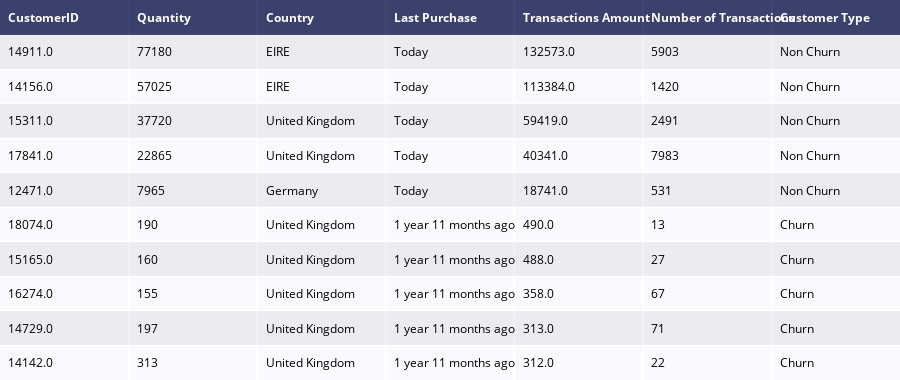

The notebook cell this image was saved under:
### Code cell
fig2 = ff.create_table(cust)
py.iplot(fig2)

### Figure 1 — Plotly figure (JSON) as saved in the notebook; plotly's stock layout.template omitted (floating-point values rounded to 4 significant figures)
{"data": [{"colorscale": [[0, "#00083e"], [0.5, "#ededee"], [1, "#ffffff"]], "hoverinfo": "none", "opacity": 0.75, "showscale": false, "type": "heatmap", "z": [[0, 0, 0, 0, 0, 0, 0], [0.5, 0.5, 0.5, 0.5, 0.5, 0.5, 0.5], [1, 1, 1, 1, 1, 1, 1], [0.5, 0.5, 0.5, 0.5, 0.5, 0.5, 0.5], [1, 1, 1, 1, 1, 1, 1], [0.5, 0.5, 0.5, 0.5, 0.5, 0.5, 0.5], [1, 1, 1, 1, 1, 1, 1], [0.5, 0.5, 0.5, 0.5, 0.5, 0.5, 0.5], [1, 1, 1, 1, 1, 1, 1], [0.5, 0.5, 0.5, 0.5, 0.5, 0.5, 0.5], [1, 1, 1, 1, 1, 1, 1]]}], "layout": {"annotations": [{"align": "left", "font": {"color": "#ffffff"}, "showarrow": false, "text": "<b>CustomerID</b>", "x": -0.45, "xanchor": "left", "xref": "x", "y": 0, "yref": "y"}, {"align": "left", "font": {"color": "#ffffff"}, "showarrow": false, "text": "<b>Quantity</b>", "x": 0.55, "xanchor": "left", "xref": "x", "y": 0, "yref": "y"}, {"align": "left", "font": {"color": "#ffffff"}, "showarrow": false, "text": "<b>Country</b>", "x": 1.55, "xanchor": "left", "xref": "x", "y": 0, "yref": "y"}, {"align": "left", "font": {"color": "#ffffff"}, "showarrow": false, "text": "<b>Last Purchase</b>", "x": 2.55, "xanchor": "left", "xref": "x", "y": 0, "yref": "y"}, {"align": "left", "font": {"color": "#ffffff"}, "showarrow": false, "text": "<b>Transactions Amount</b>", "x": 3.55, "xanchor": "left", "xref": "x", "y": 0, "yref": "y"}, {"align": "left", "font": {"color": "#ffffff"}, "showarrow": false, "text": "<b>Number of Transactions</b>", "x": 4.55, "xanchor": "left", "xref": "x", "y": 0, "yref": "y"}, {"align": "left", "font": {"color": "#ffffff"}, "showarrow": false, "text": "<b>Customer Type</b>", "x": 5.55, "xanchor": "left", "xref": "x", "y": 0, "yref": "y"}, {"align": "left", "font": {"color": "#000000"}, "showarrow": false, "text": "14911.0", "x": -0.45, "xanchor": "left", "xref": "x", "y": 1, "yref": "y"}, {"align": "left", "font": {"color": "#000000"}, "showarrow": false, "text": "77180", "x": 0.55, "xanchor": "left", "xref": "x", "y": 1, "yref": "y"}, {"align": "left", "font": {"color": "#000000"}, "showarrow": false, "text": "EIRE", "x": 1.55, "xanchor": "left", "xref": "x", "y": 1, "yref": "y"}, {"align": "left", "font": {"color": "#000000"}, "showarrow": false, "text": "Today", "x": 2.55, "xanchor": "left", "xref": "x", "y": 1, "yref": "y"}, {"align": "left", "font": {"color": "#000000"}, "showarrow": false, "text": "132573.0", "x": 3.55, "xanchor": "left", "xref": "x", "y": 1, "yref": "y"}, {"align": "left", "font": {"color": "#000000"}, "showarrow": false, "text": "5903", "x": 4.55, "xanchor": "left", "xref": "x", "y": 1, "yref": "y"}, {"align": "left", "font": {"color": "#000000"}, "showarrow": false, "text": "Non Churn", "x": 5.55, "xanchor": "left", "xref": "x", "y": 1, "yref": "y"}, {"align": "left", "font": {"color": "#000000"}, "showarrow": false, "text": "14156.0", "x": -0.45, "xanchor": "left", "xref": "x", "y": 2, "yref": "y"}, {"align": "left", "font": {"color": "#000000"}, "showarrow": false, "text": "57025", "x": 0.55, "xanchor": "left", "xref": "x", "y": 2, "yref": "y"}, {"align": "left", "font": {"color": "#000000"}, "showarrow": false, "text": "EIRE", "x": 1.55, "xanchor": "left", "xref": "x", "y": 2, "yref": "y"}, {"align": "left", "font": {"color": "#000000"}, "showarrow": false, "text": "Today", "x": 2.55, "xanchor": "left", "xref": "x", "y": 2, "yref": "y"}, {"align": "left", "font": {"color": "#000000"}, "showarrow": false, "text": "113384.0", "x": 3.55, "xanchor": "left", "xref": "x", "y": 2, "yref": "y"}, {"align": "left", "font": {"color": "#000000"}, "showarrow": false, "text": "1420", "x": 4.55, "xanchor": "left", "xref": "x", "y": 2, "yref": "y"}, {"align": "left", "font": {"color": "#000000"}, "showarrow": false, "text": "Non Churn", "x": 5.55, "xanchor": "left", "xref": "x", "y": 2, "yref": "y"}, {"align": "left", "font": {"color": "#000000"}, "showarrow": false, "text": "15311.0", "x": -0.45, "xanchor": "left", "xref": "x", "y": 3, "yref": "y"}, {"align": "left", "font": {"color": "#000000"}, "showarrow": false, "text": "37720", "x": 0.55, "xanchor": "left", "xref": "x", "y": 3, "yref": "y"}, {"align": "left", "font": {"color": "#000000"}, "showarrow": false, "text": "United Kingdom", "x": 1.55, "xanchor": "left", "xref": "x", "y": 3, "yref": "y"}, {"align": "left", "font": {"color": "#000000"}, "showarrow": false, "text": "Today", "x": 2.55, "xanchor": "left", "xref": "x", "y": 3, "yref": "y"}, {"align": "left", "font": {"color": "#000000"}, "showarrow": false, "text": "59419.0", "x": 3.55, "xanchor": "left", "xref": "x", "y": 3, "yref": "y"}, {"align": "left", "font": {"color": "#000000"}, "showarrow": false, "text": "2491", "x": 4.55, "xanchor": "left", "xref": "x", "y": 3, "yref": "y"}, {"align": "left", "font": {"color": "#000000"}, "showarrow": false, "text": "Non Churn", "x": 5.55, "xanchor": "left", "xref": "x", "y": 3, "yref": "y"}, {"align": "left", "font": {"color": "#000000"}, "showarrow": false, "text": "17841.0", "x": -0.45, "xanchor": "left", "xref": "x", "y": 4, "yref": "y"}, {"align": "left", "font": {"color": "#000000"}, "showarrow": false, "text": "22865", "x": 0.55, "xanchor": "left", "xref": "x", "y": 4, "yref": "y"}, {"align": "left", "font": {"color": "#000000"}, "showarrow": false, "text": "United Kingdom", "x": 1.55, "xanchor": "left", "xref": "x", "y": 4, "yref": "y"}, {"align": "left", "font": {"color": "#000000"}, "showarrow": false, "text": "Today", "x": 2.55, "xanchor": "left", "xref": "x", "y": 4, "yref": "y"}, {"align": "left", "font": {"color": "#000000"}, "showarrow": false, "text": "40341.0", "x": 3.55, "xanchor": "left", "xref": "x", "y": 4, "yref": "y"}, {"align": "left", "font": {"color": "#000000"}, "showarrow": false, "text": "7983", "x": 4.55, "xanchor": "left", "xref": "x", "y": 4, "yref": "y"}, {"align": "left", "font": {"color": "#000000"}, "showarrow": false, "text": "Non Churn", "x": 5.55, "xanchor": "left", "xref": "x", "y": 4, "yref": "y"}, {"align": "left", "font": {"color": "#000000"}, "showarrow": false, "text": "12471.0", "x": -0.45, "xanchor": "left", "xref": "x", "y": 5, "yref": "y"}, {"align": "left", "font": {"color": "#000000"}, "showarrow": false, "text": "7965", "x": 0.55, "xanchor": "left", "xref": "x", "y": 5, "yref": "y"}, {"align": "left", "font": {"color": "#000000"}, "showarrow": false, "text": "Germany", "x": 1.55, "xanchor": "left", "xref": "x", "y": 5, "yref": "y"}, {"align": "left", "font": {"color": "#000000"}, "showarrow": false, "text": "Today", "x": 2.55, "xanchor": "left", "xref": "x", "y": 5, "yref": "y"}, {"align": "left", "font": {"color": "#000000"}, "showarrow": false, "text": "18741.0", "x": 3.55, "xanchor": "left", "xref": "x", "y": 5, "yref": "y"}, {"align": "left", "font": {"color": "#000000"}, "showarrow": false, "text": "531", "x": 4.55, "xanchor": "left", "xref": "x", "y": 5, "yref": "y"}, {"align": "left", "font": {"color": "#000000"}, "showarrow": false, "text": "Non Churn", "x": 5.55, "xanchor": "left", "xref": "x", "y": 5, "yref": "y"}, {"align": "left", "font": {"color": "#000000"}, "showarrow": false, "text": "18074.0", "x": -0.45, "xanchor": "left", "xref": "x", "y": 6, "yref": "y"}, {"align": "left", "font": {"color": "#000000"}, "showarrow": false, "text": "190", "x": 0.55, "xanchor": "left", "xref": "x", "y": 6, "yref": "y"}, {"align": "left", "font": {"color": "#000000"}, "showarrow": false, "text": "United Kingdom", "x": 1.55, "xanchor": "left", "xref": "x", "y": 6, "yref": "y"}, {"align": "left", "font": {"color": "#000000"}, "showarrow": false, "text": "1 year 11 months ago", "x": 2.55, "xanchor": "left", "xref": "x", "y": 6, "yref": "y"}, {"align": "left", "font": {"color": "#000000"}, "showarrow": false, "text": "490.0", "x": 3.55, "xanchor": "left", "xref": "x", "y": 6, "yref": "y"}, {"align": "left", "font": {"color": "#000000"}, "showarrow": false, "text": "13", "x": 4.55, "xanchor": "left", "xref": "x", "y": 6, "yref": "y"}, {"align": "left", "font": {"color": "#000000"}, "showarrow": false, "text": "Churn", "x": 5.55, "xanchor": "left", "xref": "x", "y": 6, "yref": "y"}, {"align": "left", "font": {"color": "#000000"}, "showarrow": false, "text": "15165.0", "x": -0.45, "xanchor": "left", "xref": "x", "y": 7, "yref": "y"}, {"align": "left", "font": {"color": "#000000"}, "showarrow": false, "text": "160", "x": 0.55, "xanchor": "left", "xref": "x", "y": 7, "yref": "y"}, {"align": "left", "font": {"color": "#000000"}, "showarrow": false, "text": "United Kingdom", "x": 1.55, "xanchor": "left", "xref": "x", "y": 7, "yref": "y"}, {"align": "left", "font": {"color": "#000000"}, "showarrow": false, "text": "1 year 11 months ago", "x": 2.55, "xanchor": "left", "xref": "x", "y": 7, "yref": "y"}, {"align": "left", "font": {"color": "#000000"}, "showarrow": false, "text": "488.0", "x": 3.55, "xanchor": "left", "xref": "x", "y": 7, "yref": "y"}, {"align": "left", "font": {"color": "#000000"}, "showarrow": false, "text": "27", "x": 4.55, "xanchor": "left", "xref": "x", "y": 7, "yref": "y"}, {"align": "left", "font": {"color": "#000000"}, "showarrow": false, "text": "Churn", "x": 5.55, "xanchor": "left", "xref": "x", "y": 7, "yref": "y"}, {"align": "left", "font": {"color": "#000000"}, "showarrow": false, "text": "16274.0", "x": -0.45, "xanchor": "left", "xref": "x", "y": 8, "yref": "y"}, {"align": "left", "font": {"color": "#000000"}, "showarrow": false, "text": "155", "x": 0.55, "xanchor": "left", "xref": "x", "y": 8, "yref": "y"}, {"align": "left", "font": {"color": "#000000"}, "showarrow": false, "text": "United Kingdom", "x": 1.55, "xanchor": "left", "xref": "x", "y": 8, "yref": "y"}, {"align": "left", "font": {"color": "#000000"}, "showarrow": false, "text": "1 year 11 months ago", "x": 2.55, "xanchor": "left", "xref": "x", "y": 8, "yref": "y"}, {"align": "left", "font": {"color": "#000000"}, "showarrow": false, "text": "358.0", "x": 3.55, "xanchor": "left", "xref": "x", "y": 8, "yref": "y"}, {"align": "left", "font": {"color": "#000000"}, "showarrow": false, "text": "67", "x": 4.55, "xanchor": "left", "xref": "x", "y": 8, "yref": "y"}, {"align": "left", "font": {"color": "#000000"}, "showarrow": false, "text": "Churn", "x": 5.55, "xanchor": "left", "xref": "x", "y": 8, "yref": "y"}, {"align": "left", "font": {"color": "#000000"}, "showarrow": false, "text": "14729.0", "x": -0.45, "xanchor": "left", "xref": "x", "y": 9, "yref": "y"}, {"align": "left", "font": {"color": "#000000"}, "showarrow": false, "text": "197", "x": 0.55, "xanchor": "left", "xref": "x", "y": 9, "yref": "y"}, {"align": "left", "font": {"color": "#000000"}, "showarrow": false, "text": "United Kingdom", "x": 1.55, "xanchor": "left", "xref": "x", "y": 9, "yref": "y"}, {"align": "left", "font": {"color": "#000000"}, "showarrow": false, "text": "1 year 11 months ago", "x": 2.55, "xanchor": "left", "xref": "x", "y": 9, "yref": "y"}, {"align": "left", "font": {"color": "#000000"}, "showarrow": false, "text": "313.0", "x": 3.55, "xanchor": "left", "xref": "x", "y": 9, "yref": "y"}, {"align": "left", "font": {"color": "#000000"}, "showarrow": false, "text": "71", "x": 4.55, "xanchor": "left", "xref": "x", "y": 9, "yref": "y"}, {"align": "left", "font": {"color": "#000000"}, "showarrow": false, "text": "Churn", "x": 5.55, "xanchor": "left", "xref": "x", "y": 9, "yref": "y"}, {"align": "left", "font": {"color": "#000000"}, "showarrow": false, "text": "14142.0", "x": -0.45, "xanchor": "left", "xref": "x", "y": 10, "yref": "y"}, {"align": "left", "font": {"color": "#000000"}, "showarrow": false, "text": "313", "x": 0.55, "xanchor": "left", "xref": "x", "y": 10, "yref": "y"}, {"align": "left", "font": {"color": "#000000"}, "showarrow": false, "text": "United Kingdom", "x": 1.55, "xanchor": "left", "xref": "x", "y": 10, "yref": "y"}, {"align": "left", "font": {"color": "#000000"}, "showarrow": false, "text": "1 year 11 months ago", "x": 2.55, "xanchor": "left", "xref": "x", "y": 10, "yref": "y"}, {"align": "left", "font": {"color": "#000000"}, "showarrow": false, "text": "312.0", "x": 3.55, "xanchor": "left", "xref": "x", "y": 10, "yref": "y"}, {"align": "left", "font": {"color": "#000000"}, "showarrow": false, "text": "22", "x": 4.55, "xanchor": "left", "xref": "x", "y": 10, "yref": "y"}, {"align": "left", "font": {"color": "#000000"}, "showarrow": false, "text": "Churn", "x": 5.55, "xanchor": "left", "xref": "x", "y": 10, "yref": "y"}], "height": 380, "margin": {"b": 0, "l": 0, "r": 0, "t": 0}, "xaxis": {"dtick": 1, "gridwidth": 2, "showticklabels": false, "tick0": -0.5, "ticks": "", "zeroline": false}, "yaxis": {"autorange": "reversed", "dtick": 1, "gridwidth": 2, "showticklabels": false, "tick0": 0.5, "ticks": "", "zeroline": false}}}
